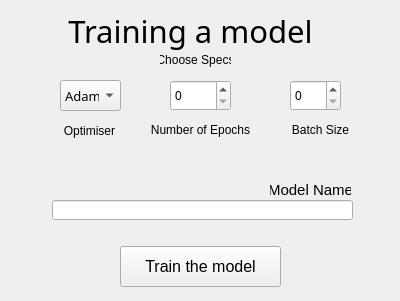
<?xml version="1.0" encoding="UTF-8"?>
<ui version="4.0">
 <class>trainWindow</class>
 <widget class="QWidget" name="trainWindow">
  <property name="geometry">
   <rect>
    <x>0</x>
    <y>0</y>
    <width>400</width>
    <height>301</height>
   </rect>
  </property>
  <property name="windowTitle">
   <string>Form</string>
  </property>
  <widget class="QComboBox" name="comboBox">
   <property name="geometry">
    <rect>
     <x>60</x>
     <y>80</y>
     <width>61</width>
     <height>31</height>
    </rect>
   </property>
   <property name="font">
    <font>
     <family>HP Simplified</family>
     <pointsize>10</pointsize>
    </font>
   </property>
   <property name="layoutDirection">
    <enum>Qt::LeftToRight</enum>
   </property>
   <item>
    <property name="text">
     <string>Adam</string>
    </property>
   </item>
   <item>
    <property name="text">
     <string>SGD</string>
    </property>
   </item>
   <item>
    <property name="text">
     <string>Nadam</string>
    </property>
   </item>
  </widget>
  <widget class="QSpinBox" name="spinBox">
   <property name="geometry">
    <rect>
     <x>170</x>
     <y>80</y>
     <width>61</width>
     <height>31</height>
    </rect>
   </property>
  </widget>
  <widget class="QSpinBox" name="spinBox_2">
   <property name="geometry">
    <rect>
     <x>290</x>
     <y>80</y>
     <width>51</width>
     <height>31</height>
    </rect>
   </property>
  </widget>
  <widget class="QLabel" name="label">
   <property name="geometry">
    <rect>
     <x>40</x>
     <y>10</y>
     <width>301</width>
     <height>41</height>
    </rect>
   </property>
   <property name="font">
    <font>
     <family>Yu Gothic</family>
     <pointsize>23</pointsize>
    </font>
   </property>
   <property name="text">
    <string>Training a model</string>
   </property>
   <property name="alignment">
    <set>Qt::AlignCenter</set>
   </property>
  </widget>
  <widget class="QLabel" name="label_2">
   <property name="geometry">
    <rect>
     <x>160</x>
     <y>50</y>
     <width>71</width>
     <height>20</height>
    </rect>
   </property>
   <property name="text">
    <string>Choose Specs</string>
   </property>
   <property name="alignment">
    <set>Qt::AlignCenter</set>
   </property>
  </widget>
  <widget class="QLabel" name="label_3">
   <property name="geometry">
    <rect>
     <x>64</x>
     <y>120</y>
     <width>51</width>
     <height>21</height>
    </rect>
   </property>
   <property name="font">
    <font>
     <pointsize>9</pointsize>
    </font>
   </property>
   <property name="text">
    <string>Optimiser</string>
   </property>
   <property name="alignment">
    <set>Qt::AlignCenter</set>
   </property>
  </widget>
  <widget class="QLabel" name="label_4">
   <property name="geometry">
    <rect>
     <x>150</x>
     <y>120</y>
     <width>101</width>
     <height>20</height>
    </rect>
   </property>
   <property name="font">
    <font>
     <pointsize>9</pointsize>
    </font>
   </property>
   <property name="text">
    <string>Number of Epochs</string>
   </property>
   <property name="alignment">
    <set>Qt::AlignCenter</set>
   </property>
  </widget>
  <widget class="QLabel" name="label_5">
   <property name="geometry">
    <rect>
     <x>280</x>
     <y>120</y>
     <width>81</width>
     <height>20</height>
    </rect>
   </property>
   <property name="font">
    <font>
     <pointsize>9</pointsize>
    </font>
   </property>
   <property name="text">
    <string>Batch Size</string>
   </property>
   <property name="alignment">
    <set>Qt::AlignCenter</set>
   </property>
  </widget>
  <widget class="QLabel" name="label_6">
   <property name="geometry">
    <rect>
     <x>270</x>
     <y>180</y>
     <width>81</width>
     <height>20</height>
    </rect>
   </property>
   <property name="font">
    <font>
     <pointsize>11</pointsize>
    </font>
   </property>
   <property name="text">
    <string>Model Name</string>
   </property>
   <property name="alignment">
    <set>Qt::AlignCenter</set>
   </property>
  </widget>
  <widget class="QPushButton" name="pushButton">
   <property name="geometry">
    <rect>
     <x>120</x>
     <y>246</y>
     <width>161</width>
     <height>41</height>
    </rect>
   </property>
   <property name="font">
    <font>
     <pointsize>12</pointsize>
    </font>
   </property>
   <property name="text">
    <string>Train the model</string>
   </property>
  </widget>
  <widget class="QLineEdit" name="lineEdit">
   <property name="geometry">
    <rect>
     <x>52</x>
     <y>200</y>
     <width>301</width>
     <height>20</height>
    </rect>
   </property>
   <property name="layoutDirection">
    <enum>Qt::RightToLeft</enum>
   </property>
   <property name="autoFillBackground">
    <bool>false</bool>
   </property>
   <property name="text">
    <string/>
   </property>
   <property name="alignment">
    <set>Qt::AlignRight|Qt::AlignTrailing|Qt::AlignVCenter</set>
   </property>
  </widget>
 </widget>
 <resources/>
 <connections/>
</ui>
